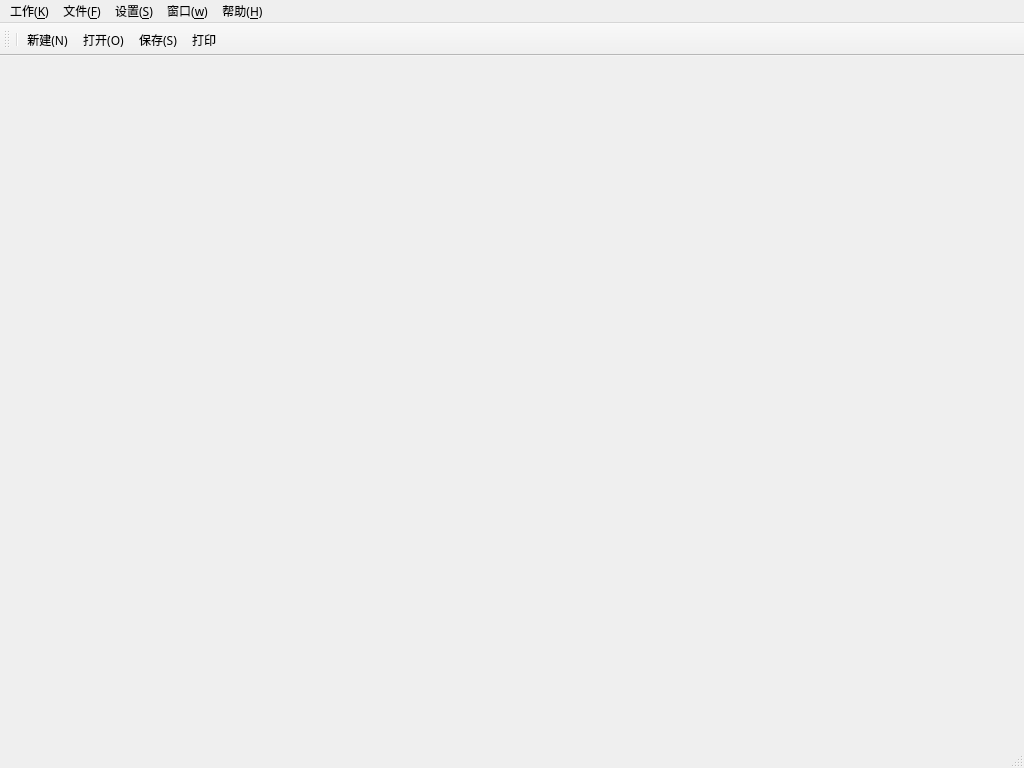
<?xml version="1.0" encoding="UTF-8"?>
<ui version="4.0">
 <class>MainWindow</class>
 <widget class="QMainWindow" name="MainWindow">
  <property name="geometry">
   <rect>
    <x>0</x>
    <y>0</y>
    <width>1024</width>
    <height>768</height>
   </rect>
  </property>
  <property name="sizePolicy">
   <sizepolicy hsizetype="Preferred" vsizetype="Preferred">
    <horstretch>0</horstretch>
    <verstretch>0</verstretch>
   </sizepolicy>
  </property>
  <property name="minimumSize">
   <size>
    <width>1024</width>
    <height>768</height>
   </size>
  </property>
  <property name="font">
   <font>
    <family>Adobe Devanagari</family>
    <pointsize>9</pointsize>
   </font>
  </property>
  <property name="tabletTracking">
   <bool>false</bool>
  </property>
  <property name="windowTitle">
   <string>星达ERP</string>
  </property>
  <property name="windowIcon">
   <iconset>
    <normaloff>images/Logo.jpg</normaloff>images/Logo.jpg</iconset>
  </property>
  <property name="iconSize">
   <size>
    <width>32</width>
    <height>32</height>
   </size>
  </property>
  <widget class="QWidget" name="centralwidget"/>
  <widget class="QMenuBar" name="menubar">
   <property name="geometry">
    <rect>
     <x>0</x>
     <y>0</y>
     <width>1024</width>
     <height>26</height>
    </rect>
   </property>
   <widget class="QMenu" name="menu_W">
    <property name="title">
     <string>窗口(&amp;w)</string>
    </property>
    <addaction name="actiontile"/>
    <addaction name="actioncascade"/>
   </widget>
   <widget class="QMenu" name="menu_S">
    <property name="title">
     <string>设置(&amp;S)</string>
    </property>
   </widget>
   <widget class="QMenu" name="menu_H">
    <property name="title">
     <string>帮助(&amp;H)</string>
    </property>
    <addaction name="actionabout"/>
   </widget>
   <widget class="QMenu" name="menu_F">
    <property name="title">
     <string>文件(&amp;F)</string>
    </property>
    <addaction name="NewAction"/>
    <addaction name="OpenAction"/>
    <addaction name="SaveAction"/>
    <addaction name="actionprint"/>
   </widget>
   <widget class="QMenu" name="menu_K">
    <property name="title">
     <string>工作(&amp;K)</string>
    </property>
    <widget class="QMenu" name="menu_quote">
     <property name="title">
      <string>销售</string>
     </property>
     <property name="icon">
      <iconset resource="erp.qrc">
       <normaloff>:/png/images/quote.ico</normaloff>:/png/images/quote.ico</iconset>
     </property>
     <addaction name="action_quote"/>
     <addaction name="action_order"/>
     <addaction name="action_quote_check"/>
    </widget>
    <widget class="QMenu" name="menu_produce">
     <property name="title">
      <string>生产</string>
     </property>
     <property name="icon">
      <iconset resource="erp.qrc">
       <normaloff>:/png/images/machine.png</normaloff>:/png/images/machine.png</iconset>
     </property>
     <addaction name="action_plan"/>
     <addaction name="action_prepare"/>
     <addaction name="action_forging"/>
     <addaction name="action_HT"/>
     <addaction name="action_machining"/>
    </widget>
    <widget class="QMenu" name="menu_5">
     <property name="title">
      <string>质保</string>
     </property>
     <property name="icon">
      <iconset resource="erp.qrc">
       <normaloff>:/png/images/microscope.png</normaloff>:/png/images/microscope.png</iconset>
     </property>
     <addaction name="actionUT"/>
     <addaction name="actionPT"/>
     <addaction name="actionMT"/>
     <addaction name="actionchongji"/>
     <addaction name="actionlashen"/>
     <addaction name="actionjinxiang"/>
     <addaction name="actionPMI"/>
     <addaction name="actionzhibaoshu"/>
    </widget>
    <widget class="QMenu" name="menu_6">
     <property name="title">
      <string>技术</string>
     </property>
     <property name="icon">
      <iconset>
       <normaloff>images/Drawing_32px.png</normaloff>images/Drawing_32px.png</iconset>
     </property>
     <addaction name="action_drawing"/>
     <addaction name="action_technology"/>
    </widget>
    <widget class="QMenu" name="menu_warehouse">
     <property name="title">
      <string>仓库</string>
     </property>
     <property name="icon">
      <iconset resource="erp.qrc">
       <normaloff>:/png/images/warehouse.png</normaloff>:/png/images/warehouse.png</iconset>
     </property>
     <addaction name="actionyuancailiao"/>
     <addaction name="actionwujin"/>
     <addaction name="actionbeijian"/>
    </widget>
    <widget class="QMenu" name="menu_2">
     <property name="title">
      <string>物流</string>
     </property>
     <property name="icon">
      <iconset resource="erp.qrc">
       <normaloff>:/png/images/transport.ico</normaloff>:/png/images/transport.ico</iconset>
     </property>
     <addaction name="action_delivery"/>
     <addaction name="actionwulius"/>
    </widget>
    <widget class="QMenu" name="menu_8">
     <property name="title">
      <string>财务</string>
     </property>
     <property name="icon">
      <iconset resource="erp.qrc">
       <normaloff>:/png/images/finance.png</normaloff>:/png/images/finance.png</iconset>
     </property>
     <addaction name="actionkaoqin"/>
     <addaction name="actionrenshi_2"/>
    </widget>
    <widget class="QMenu" name="menu_purchasing">
     <property name="title">
      <string>采购</string>
     </property>
     <property name="icon">
      <iconset resource="erp.qrc">
       <normaloff>:/png/images/buy.ico</normaloff>:/png/images/buy.ico</iconset>
     </property>
     <addaction name="action_steel_products"/>
    </widget>
    <widget class="QMenu" name="menu_3">
     <property name="title">
      <string>查询</string>
     </property>
     <property name="icon">
      <iconset resource="erp.qrc">
       <normaloff>:/png/images/search.ico</normaloff>:/png/images/search.ico</iconset>
     </property>
     <addaction name="actionscjd"/>
     <addaction name="actionscbb"/>
     <addaction name="actioncwbb"/>
    </widget>
    <addaction name="action_home"/>
    <addaction name="separator"/>
    <addaction name="menu_quote"/>
    <addaction name="menu_produce"/>
    <addaction name="menu_purchasing"/>
    <addaction name="menu_warehouse"/>
    <addaction name="menu_8"/>
    <addaction name="menu_2"/>
    <addaction name="menu_5"/>
    <addaction name="menu_6"/>
    <addaction name="menu_3"/>
   </widget>
   <addaction name="menu_K"/>
   <addaction name="menu_F"/>
   <addaction name="menu_S"/>
   <addaction name="menu_W"/>
   <addaction name="menu_H"/>
  </widget>
  <widget class="QStatusBar" name="statusbar"/>
  <widget class="QToolBar" name="toolBar">
   <property name="windowTitle">
    <string>toolBar</string>
   </property>
   <attribute name="toolBarArea">
    <enum>TopToolBarArea</enum>
   </attribute>
   <attribute name="toolBarBreak">
    <bool>false</bool>
   </attribute>
   <addaction name="separator"/>
   <addaction name="NewAction"/>
   <addaction name="OpenAction"/>
   <addaction name="SaveAction"/>
   <addaction name="actionprint"/>
  </widget>
  <action name="NewAction">
   <property name="icon">
    <iconset resource="erp.qrc">
     <normaloff>:/png/images/New.png</normaloff>:/png/images/New.png</iconset>
   </property>
   <property name="text">
    <string>新建(&amp;N)</string>
   </property>
   <property name="shortcut">
    <string>Alt+N</string>
   </property>
  </action>
  <action name="OpenAction">
   <property name="icon">
    <iconset resource="erp.qrc">
     <normaloff>:/png/images/open.ico</normaloff>:/png/images/open.ico</iconset>
   </property>
   <property name="text">
    <string>打开(&amp;O)</string>
   </property>
   <property name="shortcut">
    <string>Alt+O</string>
   </property>
  </action>
  <action name="SaveAction">
   <property name="icon">
    <iconset resource="erp.qrc">
     <normaloff>:/png/images/save.ico</normaloff>:/png/images/save.ico</iconset>
   </property>
   <property name="text">
    <string>保存(&amp;S)</string>
   </property>
   <property name="shortcut">
    <string>Ctrl+S</string>
   </property>
  </action>
  <action name="action_quote">
   <property name="icon">
    <iconset resource="erp.qrc">
     <normaloff>:/png/images/Sales.png</normaloff>:/png/images/Sales.png</iconset>
   </property>
   <property name="text">
    <string>报价</string>
   </property>
  </action>
  <action name="action_order">
   <property name="icon">
    <iconset resource="erp.qrc">
     <normaloff>:/png/images/order.ico</normaloff>:/png/images/order.ico</iconset>
   </property>
   <property name="text">
    <string>订单</string>
   </property>
  </action>
  <action name="action_plan">
   <property name="text">
    <string>生产计划</string>
   </property>
  </action>
  <action name="action_forging">
   <property name="text">
    <string>锻造</string>
   </property>
  </action>
  <action name="action_HT">
   <property name="text">
    <string>热处理</string>
   </property>
  </action>
  <action name="action_machining">
   <property name="icon">
    <iconset>
     <normaloff>images/robot_32px.png</normaloff>images/robot_32px.png</iconset>
   </property>
   <property name="text">
    <string>机械加工</string>
   </property>
  </action>
  <action name="actionUT">
   <property name="text">
    <string>超声检测</string>
   </property>
  </action>
  <action name="actionPT">
   <property name="text">
    <string>渗透检测</string>
   </property>
  </action>
  <action name="actionMT">
   <property name="text">
    <string>磁粉检测</string>
   </property>
  </action>
  <action name="actionchongji">
   <property name="text">
    <string>冲击试验</string>
   </property>
  </action>
  <action name="actionlashen">
   <property name="text">
    <string>拉伸试验</string>
   </property>
  </action>
  <action name="actionjinxiang">
   <property name="text">
    <string>金相检测</string>
   </property>
  </action>
  <action name="actionPMI">
   <property name="text">
    <string>光谱检测</string>
   </property>
  </action>
  <action name="action_drawing">
   <property name="icon">
    <iconset resource="erp.qrc">
     <normaloff>:/png/images/Drawing.png</normaloff>:/png/images/Drawing.png</iconset>
   </property>
   <property name="text">
    <string>图纸</string>
   </property>
  </action>
  <action name="action_technology">
   <property name="text">
    <string>工艺</string>
   </property>
  </action>
  <action name="actionzhibaoshu">
   <property name="text">
    <string>质保文件</string>
   </property>
  </action>
  <action name="actionyuancailiao">
   <property name="text">
    <string>原材料库</string>
   </property>
  </action>
  <action name="actionwujin">
   <property name="text">
    <string>五金库</string>
   </property>
  </action>
  <action name="actionbeijian">
   <property name="text">
    <string>备件库</string>
   </property>
  </action>
  <action name="action_prepare">
   <property name="text">
    <string>备料</string>
   </property>
  </action>
  <action name="actionkaoqin">
   <property name="text">
    <string>考勤</string>
   </property>
  </action>
  <action name="actionrenshi_2">
   <property name="text">
    <string>人事</string>
   </property>
  </action>
  <action name="action_steel_products">
   <property name="text">
    <string>钢材</string>
   </property>
  </action>
  <action name="action_delivery">
   <property name="text">
    <string>发货</string>
   </property>
  </action>
  <action name="actionwulius">
   <property name="text">
    <string>物流商</string>
   </property>
  </action>
  <action name="actionscjd">
   <property name="text">
    <string>生产进度</string>
   </property>
  </action>
  <action name="actionscbb">
   <property name="text">
    <string>生产报表</string>
   </property>
  </action>
  <action name="actioncwbb">
   <property name="text">
    <string>财务报表</string>
   </property>
  </action>
  <action name="actiontile">
   <property name="text">
    <string>平铺</string>
   </property>
  </action>
  <action name="actioncascade">
   <property name="text">
    <string>层叠</string>
   </property>
  </action>
  <action name="actionabout">
   <property name="text">
    <string>关于ERP</string>
   </property>
  </action>
  <action name="action_home">
   <property name="icon">
    <iconset resource="erp.qrc">
     <normaloff>:/png/images/Logo.jpg</normaloff>:/png/images/Logo.jpg</iconset>
   </property>
   <property name="text">
    <string>首页</string>
   </property>
  </action>
  <action name="action_quote_check">
   <property name="icon">
    <iconset resource="erp.qrc">
     <normaloff>:/png/images/check.png</normaloff>:/png/images/check.png</iconset>
   </property>
   <property name="text">
    <string>报价审核</string>
   </property>
  </action>
  <action name="actionprint">
   <property name="icon">
    <iconset resource="erp.qrc">
     <normaloff>:/png/images/print.png</normaloff>:/png/images/print.png</iconset>
   </property>
   <property name="text">
    <string>打印</string>
   </property>
  </action>
 </widget>
 <resources>
  <include location="erp.qrc"/>
 </resources>
 <connections/>
</ui>
